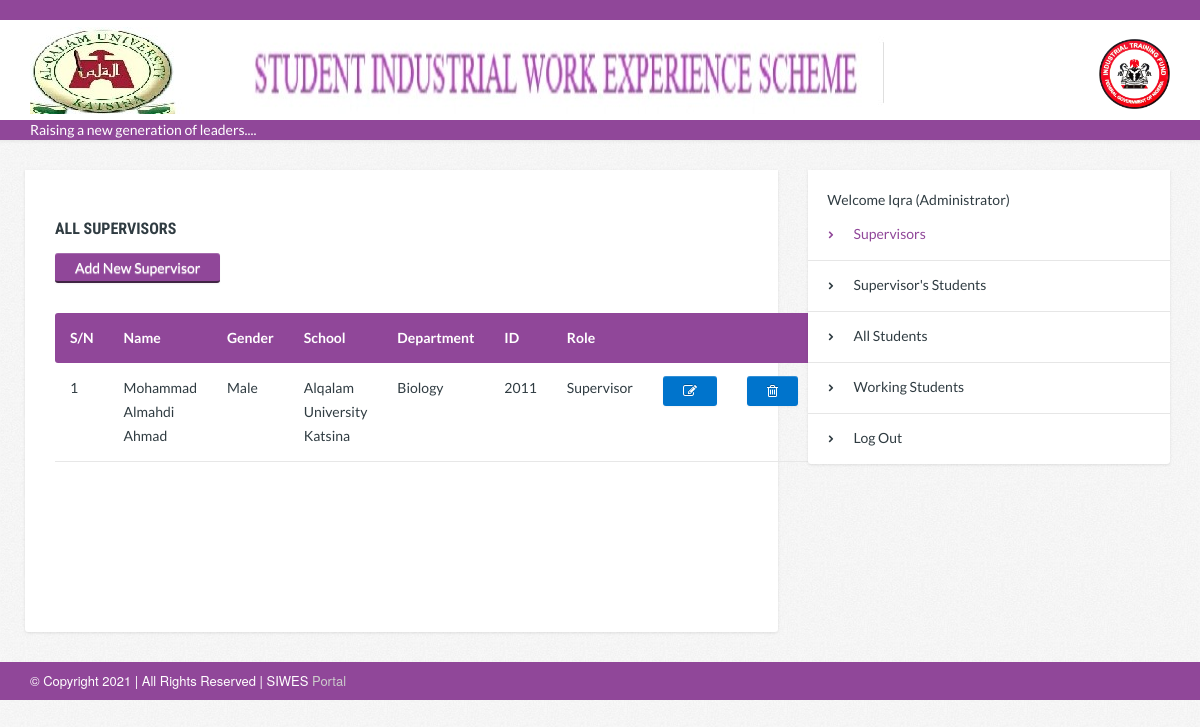
/dashboard.php (signed in), run on the app's committed database.
### tables this page shows
CREATE TABLE `stafflist` (
  `staffId` int(6) UNSIGNED NOT NULL,
  `fname` varchar(100) DEFAULT NULL,
  `sname` varchar(100) DEFAULT NULL,
  `mname` varchar(100) DEFAULT NULL,
  `sex` varchar(100) DEFAULT NULL,
  `college` varchar(100) DEFAULT NULL,
  `dept` varchar(100) DEFAULT NULL,
  `staffno` varchar(100) NOT NULL,
  `role` varchar(100) NOT NULL
);

CREATE TABLE `roles` (
  `roleId` int(6) UNSIGNED NOT NULL,
  `roleName` varchar(100) DEFAULT NULL
);

CREATE TABLE `staffrole` (
  `staffRoleId` int(6) UNSIGNED NOT NULL,
  `staffNum` varchar(100) DEFAULT NULL,
  `staffRoleNo` int(11) DEFAULT NULL,
  `loginTime` datetime DEFAULT NULL,
  `staffDelete` varchar(100) DEFAULT NULL
);

### dashboard.php (the view, shortened to what this page needs)
<?php
include_once("includes/functions.php");
$staffno = $_SESSION['staffno'];
$getadmins = "SELECT * FROM stafflist,staffrole,roles where stafflist.staffno = staffrole.staffNum and staffrole.staffRoleNo = roles.roleId and staffrole.staffdelete = '0' AND staffno NOT IN ('$staffno')";
$theadmins = mysqli_query($connection, $getadmins);
$serial = 1;
$inc = 1;
?>
<?php require('views/header.php'); ?>
<div id="page-content">
	<div class="container">
		<div class="row">
			<div class="col-sm-8 page-content">
				<div class="white-container mb0">
					<div id='thegentable' class='pb90'>
						<h6>All Supervisors</h6>
						<a href="#" id='shownew' class="btn btn-default">Add New Supervisor</a>
						<?php if (mysqli_num_rows($theadmins) < 1) { ?>
							<p class='pt20 mb90 pb210'>No Supervisor added yet.</p>
						<?php } else { ?>
							<table class="table-hover">
								<thead>
									<tr>
										<th>S/N</th>
										<th>Name</th>
										<th>Gender</th>
										<th>School</th>
										<th>Department</th>
										<th>ID</th>
										<th>Role</th>
										<th></th>
										<th></th>
									</tr>
								</thead>
								<tbody>
									<?php while ($adminrow = mysqli_fetch_array($theadmins)) { ?>
										<tr>
											<td><?php echo $serial; ?></td>
											<td><?php echo ucwords($adminrow['sname']); ?> <?php echo ucwords($adminrow['fname']); ?> <?php echo ucwords($adminrow['mname']); ?></td>
											<td><?php echo ucwords($adminrow['sex']); ?></td>
											<td><?php echo ucwords($adminrow['college']); ?></td>
											<td><?php echo ucwords($adminrow['dept']); ?></td>
											<td><?php echo ucwords($adminrow['staffno']); ?></td>
											<td><?php echo ucwords($adminrow['roleName']); ?></td>
											<td><a href="models/adminedit.php?ad=<?php echo $adminrow['staffRoleId']; ?>" class='btn btn-primary fa fa-edit' title='Edit'></a></td>
											<td><a href="models/admindelete.php?ad=<?php echo $adminrow['staffRoleId']; ?>" class='btn btn-primary fa fa-trash-o' title='Delete'></a></td>
										</tr>
										<?php $serial = $serial + $inc; ?>
									<?php } ?>
								</tbody>
							</table>
						<?php } ?>
					</div>
				</div>
			</div>
			<div class="col-sm-4 page-sidebar">
				<aside>
					<div class="widget sidebar-widget white-container links-widget">
						<ul><br>
							&nbsp&nbsp&nbsp&nbsp&nbsp&nbsp Welcome <?php
							echo $_SESSION['fname'] .' ('. $_SESSION['adminrole']?>)
							<li class="active"><a href="dashboard.php">Supervisors</a></li>
							<li><a href="assignment.php">Supervisor's Students</a></li>
							<li><a href="allstudents.php">All Students</a></li>
							<li><a href="activate.php">Working Students</a></li>
							<li><a href="models/adminlogout.php">Log Out</a></li>
						</ul>
					</div>
				</aside>
			</div>
		</div>
	</div>
</div>
<?php require('views/footer.php'); ?>

### views/header.php (shortened to what this page needs)
<!Doctype html>
<html lang="en">
<head>
	<link rel="stylesheet" href="assets/css/bootstrap.css">
	<link rel="stylesheet" href="assets/css/bootstrap2.css">
	<link rel="stylesheet" href="assets/css/font-awesome.min.css">
	<link rel="stylesheet" href="assets/css/flexslider.css">
	<link rel="stylesheet" href="assets/css/style.css">
	<link rel="stylesheet" href="assets/css/responsive.css">
</head>
<body>
<div id="main-wrapper">
	<header id="header" class="header-style-1">
		<div class="header-top-bar">
			<div class="container">
				<div class="header-login">
				</div>
			</div>
		</div>
		<div class="header-nav-bar">
			<div class="container">
				<div class="css-table logo">
					<div class="css-table-cell">
						<a href="#">
							<img src="assets/img/auk logo.jpg" alt="SIWES Logo">
						</a>
					</div>
				</div>
				<div class="motto">
					<img src="assets/img/logo-large.png" alt="SIWES Logo" >
				</div>
			</div>
		</div>
		<div class="header-page-title">
			<div class="container">
				<marquee>Raising a new generation of leaders....</marquee>
			</div>
		</div>
	</header>

### views/footer.php (shortened to what this page needs)
	<footer id="footer">
		<div class="copyright">
			<div class="container">
				<p>&copy; Copyright <?php echo date('Y');?> | All Rights Reserved | SIWES <a href="http://projectcis.pro">Portal</a></p>
			</div>
		</div>
	</footer>
</div>
</body>
</html>

### data on the page
stafflist: sname "Mohammad", fname "Almahdi", mname "Ahmad", sex "Male", college "Alqalam University Katsina", dept "Biology", staffno "2011", roles.roleName "Supervisor"

### other printed values
$_SESSION['fname'] "Iqra"
$_SESSION['adminrole'] "Administrator"
